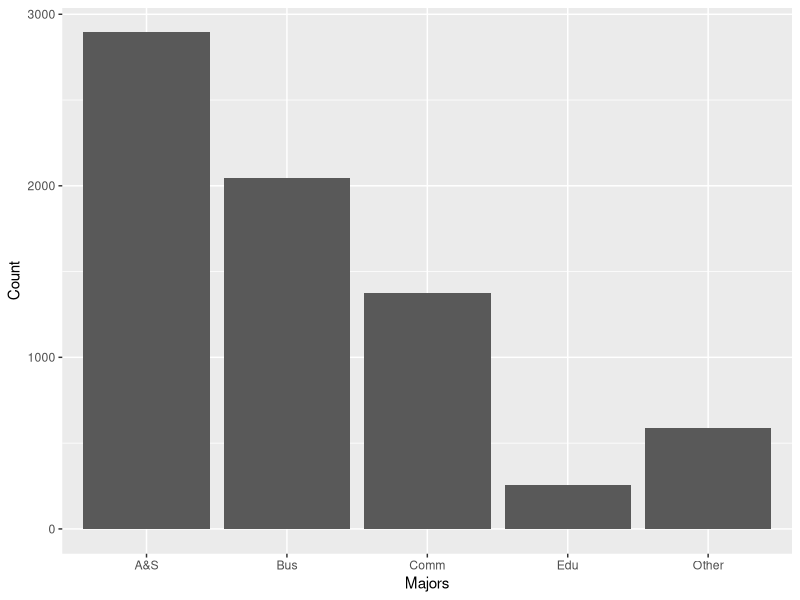
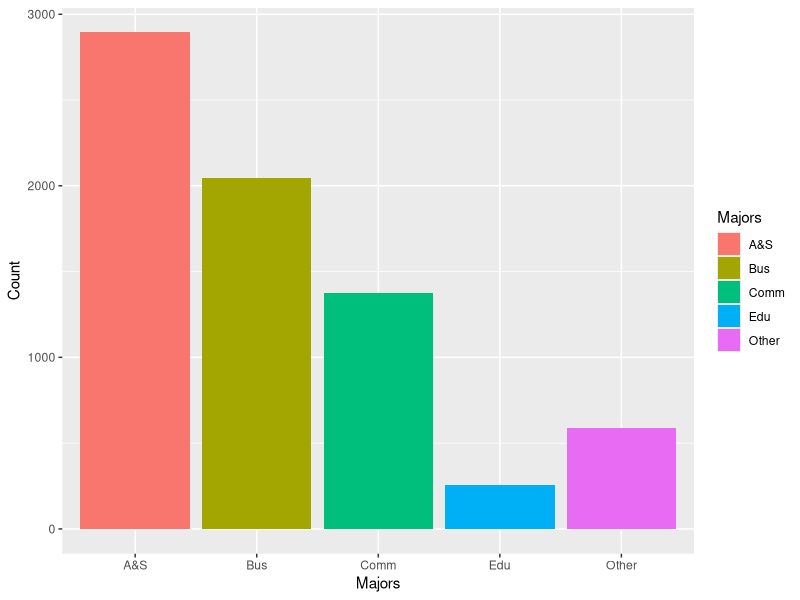
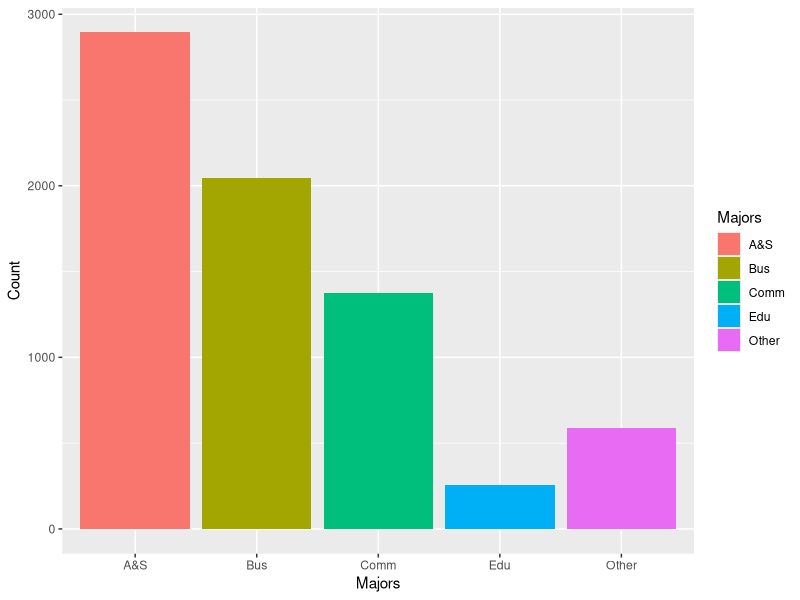
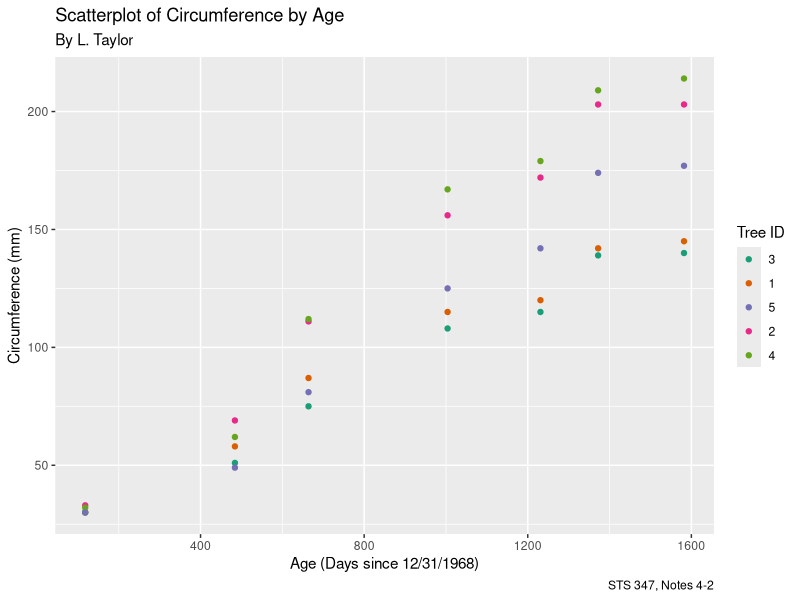
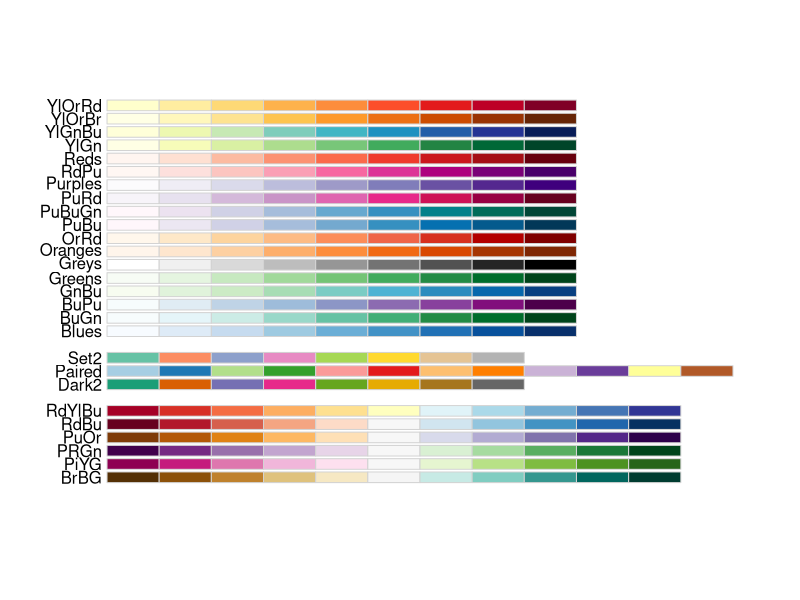
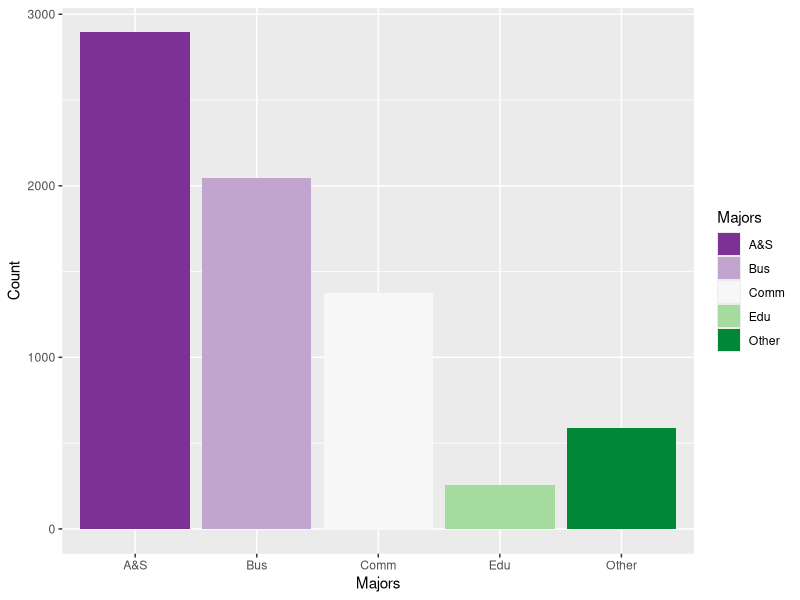
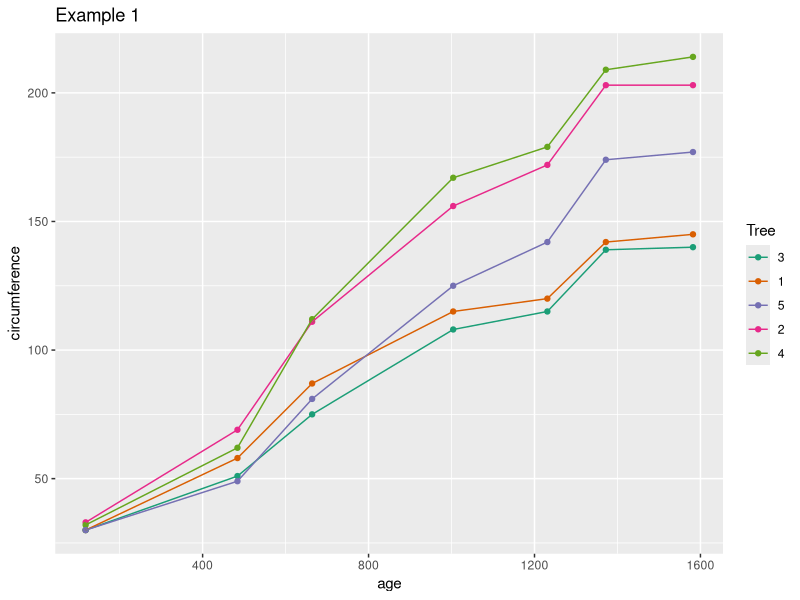
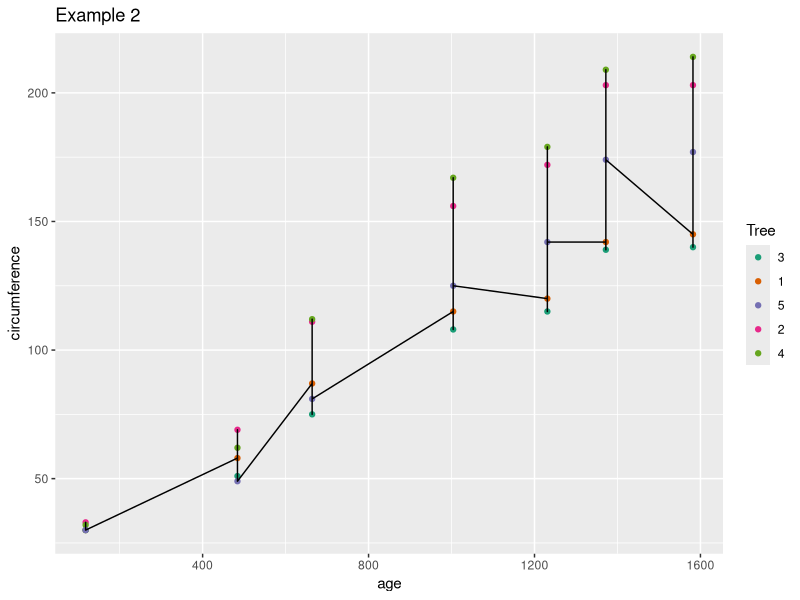

Recreate these plots in R, in order.
#Thursday, February 24, 2022
#Notes 4-2

#Dr. T likes to have all of the packages loaded
#at the top of the code!

library(ggplot2)
library(RColorBrewer)


#Last example from Notes 4-1
#geom_col example
Majors <- c("A&S","Bus","Comm","Edu","Other")
Count <- c(2894,2046,1374,257,591)
Elon <- data.frame(Majors,Count)

ggplot(Elon,aes(x=Majors,y=Count))+
  geom_col()

#1 Need an x and y mapping where x=category, y=counts

#2/#3
ggplot(Elon,aes(x=Majors,
                y=Count,
                fill=Majors))+
  geom_col()


ggplot(Elon,aes(x=Majors,y=Count))+
  geom_col(aes(fill=Majors))

############
##Notes 4-2#
############

p <- ggplot(Orange,aes(x=age,
                       y=circumference,
                       color=Tree))
p + geom_point() + 
  labs(title="Scatterplot of Circumference by Age",
       subtitle="By L. Taylor",
       x="Age (Days since 12/31/1968)",
       y="Circumference (mm)",
       color="Tree ID", #What did this change?
       caption="STS 347, Notes 4-2") +
  scale_color_brewer(palette="Dark2")

display.brewer.all(colorblindFriendly = TRUE)

ggplot(Elon,aes(x=Majors,
                y=Count,
                fill=Majors))+
  geom_col() +
  scale_fill_brewer(palette = "PRGn")









#######
##p. 3#
#######

#Example 1
ggplot(Orange,aes(x=age,
                  y=circumference,
                  color=Tree)) +
  geom_point() +
  geom_line() +
  scale_color_brewer(palette="Dark2")+ 
  labs(title="Example 1")

#Example 2
ggplot(Orange,aes(x=age,
                  y=circumference)) +
  geom_point(aes(color=Tree)) +
  geom_line() +
  scale_color_brewer(palette="Dark2")+ 
  labs(title="Example 2")

#Example 3
ggplot(Orange,aes(x=age,
                  y=circumference)) +
  geom_point() +
  geom_line(aes(color=Tree)) +
  scale_color_brewer(palette="Dark2")+ 
  labs(title="Example 3")

#######
##p. 4#
#######

#Example 4
ggplot(Orange,aes(x=age,
                  y=circumference,
                  color="green"))+
  geom_point() +
  geom_line() + 
  labs(title="Example 4")

#Example 5
ggplot(Orange,aes(x=age,
                  y=circumference))+
  geom_point(color="green") +
  geom_line()+ 
  labs(title="Example 5")

#Example 6
ggplot(Orange,aes(x=age,
                  y=circumference))+
  geom_point() +
  geom_line(color="green")+ 
  labs(title="Example 6")

#3 - Complete the following
ggplot(Orange,aes(x=age,
                  y=circumference))+
  geom_point(color="orange")+
  geom_line(color="purple")

#Example Solution!
#Answer
ggplot(Orange,aes(x=age,y=circumference))+
  geom_point(color="gold",
             size=5,
             alpha=0.5,
             shape=23,
             fill="firebrick3")+
  geom_line(linetype=3)


#Example
library(dplyr)
fiona <- filter(storms,name=="Fiona",status=="tropical storm")
fiona <- mutate(fiona,stormlength=6*(1:length(fiona$name)))
ggplot(fiona,aes(x=stormlength,
                 y=wind,
                 size=tropicalstorm_force_diameter,
                 color=factor(tropicalstorm_force_diameter))) + 
  geom_point() +
  labs(x="Storm Duration",
       y="Wind speed",
       size="Tropical \n Storm \n Diameter") +
  scale_color_brewer(palette="Dark2") +
  guides(color=FALSE) +
  guides(size=FALSE)

#Chunk 1
#A
ToothGrowth2 <- ToothGrowth
#B
ToothGrowth2$dose2 <- factor(ToothGrowth$dose)
#C
str(ToothGrowth2)

#Chunk 2
t <- ggplot(ToothGrowth2,aes(x=supp,y=len))

#Chunk 3
t + geom_boxplot()

#Chunk 4
t + geom_boxplot(fill="blue")

#Chunk 5
t + geom_boxplot(aes(color=supp))
t + geom_boxplot(color=c("red","blue"))

#Chunk 6
t + geom_boxplot(color="turquoise")

#Chunk 7
t + geom_boxplot(aes(color=supp),show.legend=FALSE)

#Chunk 8
t + geom_boxplot(aes(color=dose2))

#Chunk 9
t + geom_boxplot() + facet_wrap(~dose2)

#Chunk 10
t3 <- ggplot(ToothGrowth2,aes(x=dose2,y=len,fill=supp))
t3 + geom_boxplot()

#Chunk 11
t1 <- ggplot(ToothGrowth2,aes(x=dose,y=len))
t1 + geom_boxplot()

t2 <- ggplot(ToothGrowth2,aes(x=dose2,y=len))
t2 + geom_boxplot()

#Chunk 12
p <- ggplot(mpg, aes(class, hwy))

#Chunk 13
p + geom_boxplot()

#Chunk 14
p + geom_boxplot() + geom_jitter(width = 0.2)

#Chunk 15
p + geom_boxplot() + coord_flip()
ggplot(mpg,aes(hwy,class)) + geom_boxplot()

#Chunk 16
p + geom_boxplot(notch = TRUE)
p + geom_boxplot(varwidth = TRUE)
p + geom_boxplot(fill = "white", colour = "#3366FF")

#Chunk 17
p + geom_boxplot(outlier.colour = "red", outlier.shape = 1)




#####################################
#Texas Housing One Possible Solution#
#####################################
fig <- ggplot(txhousing,
              aes(x=factor(year),
                  y=sales,
                  fill=factor(year)))
fig + 
  geom_boxplot(show.legend=FALSE, 
               outlier.color="red", 
               outlier.alpha=0.2) +
  labs(x="Year",
       y="Number of Sales",
       title="Texas Housing Sales",
       subtitle="2000-2015",
       caption="Source: R data.") +
  coord_flip()

